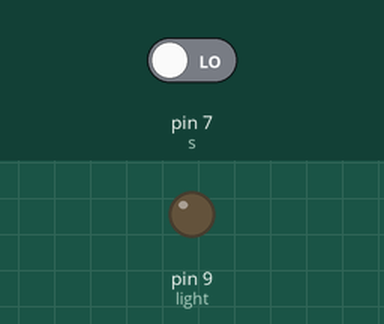
Simulated run of this sketch. Board: Arduino Uno, built with avr-gcc and run on an emulated ATmega328P. Shown: output pins drawn as LEDs (lit = HIGH). Inputs (shaded band) come from the test bench; at power-on: pin 7 (s) LOW.

Above: at 1.2 s.
1.3 s: pin 7 (s) driven HIGH
At 2.5 s:
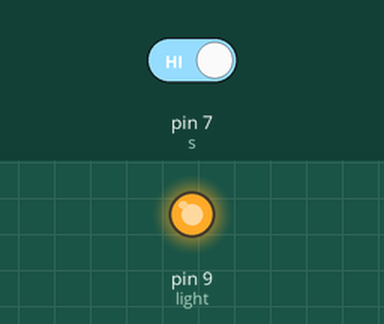
2.8 s: pin 7 (s) driven LOW
At 3.8 s:
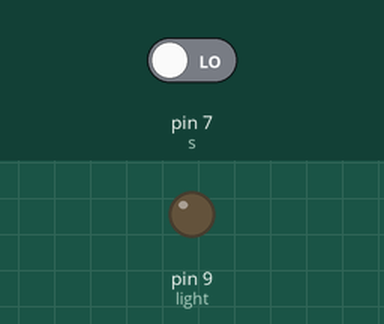
Timing chart, 0 to 5.8 s (numbered marks = the images above; inputs shaded):
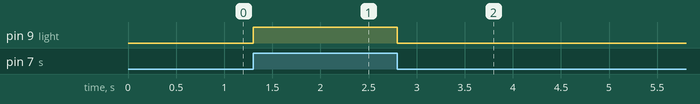

Measured:
- after the input at 1.3 s, pin 9 (light): LOW → HIGH at once
- after the input at 2.8 s, pin 9 (light): HIGH → LOW at once

The sketch:

led_on.ino
```cpp
const int light = 9;
const int s = 7;
int s1;


void setup()

{
  pinMode(light, OUTPUT);
  pinMode(s , INPUT);
  }


void loop()
{

 s1 = digitalRead(s);

 if(s1==1)
 {
  digitalWrite(light,HIGH);
 }

 else{
  digitalWrite(light,LOW);
 }
}
```
